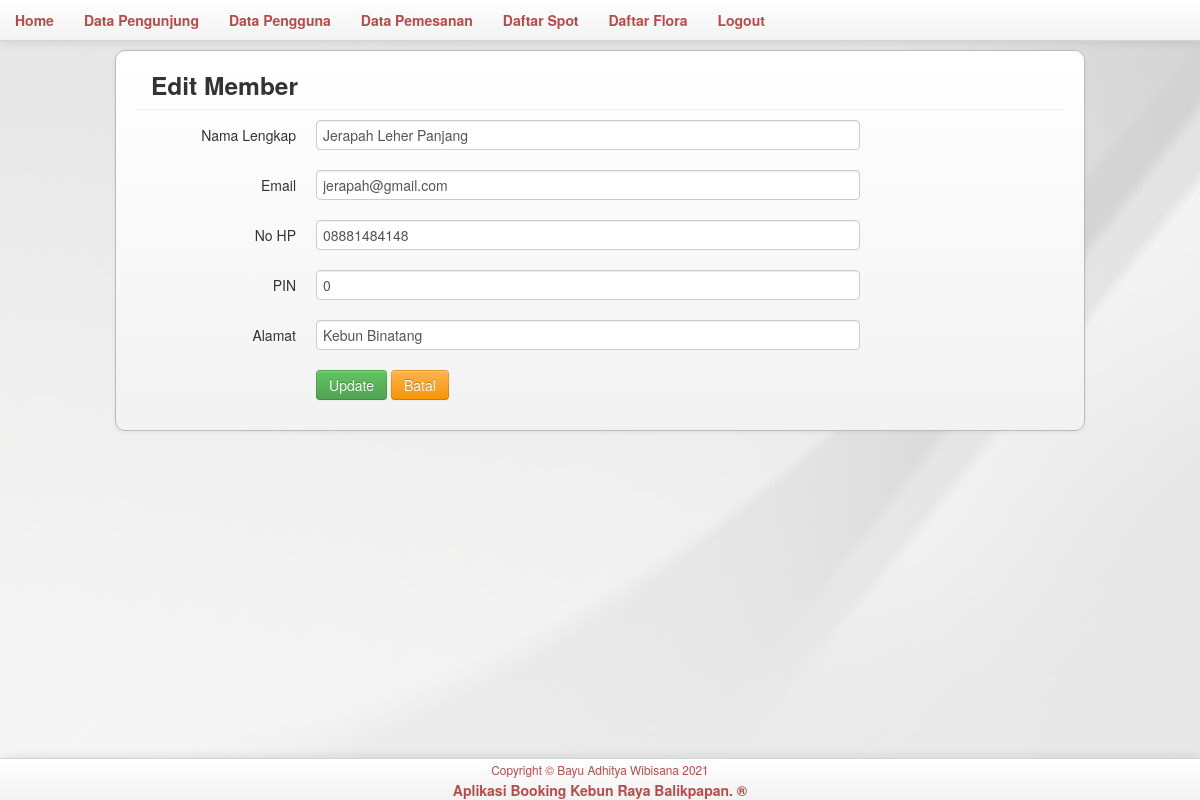
/adm/data_pengguna.update.php?kode=3 (signed in), run on the app's committed database.
### tables this page shows
CREATE TABLE `data_pengguna` (
  `id_pengguna` int(10) NOT NULL,
  `email` varchar(50) NOT NULL,
  `pin` int(10) NOT NULL,
  `no_hp` varchar(25) NOT NULL,
  `jenis_kelamin` varchar(10) NOT NULL,
  `nama_lengkap` varchar(50) NOT NULL,
  `alamat` text NOT NULL
);

### adm/data_pengguna.update.php (the view, shortened to what this page needs)
<?php
include_once('admin.session.php');
$kode    = $_GET['kode'];
$sql    = mysqli_query($conn, "SELECT * FROM data_pengguna where id_pengguna='$kode'");
$data    = mysqli_fetch_array($sql);
if (mysqli_num_rows($sql) > 0) {
?>
    <!DOCTYPE html>
    <html lang="en">
    <head>
        <link href="css/bootstrap.min.css" rel="stylesheet" media="screen">
    </head>
    <body>
        <?php
        include_once('menu.php');
        ?>
        <div class="container">
            <div class="navbar-inner" style="border:1px solid #bbb; border-radius:10px; padding:10px 20px 10px 20px; margin-top:50px; margin-left:auto; margin-right:auto;">
                <div class="modal-header">
                    <h3>Edit Member</h3>
                </div>
                <div style="margin-top:10px;">
                    <form class="form-horizontal" name="form1" method="post" action="" enctype="multipart/form-data">
                        <div class="control-group">
                            <label class="control-label" for="kode">Nama Lengkap</label>
                            <div class="controls">
                                <input name="nama_lengkap" type="text" id="nama" class="input-xxlarge" value='<?php echo "$data[nama_lengkap]"; ?>'>
                            </div>
                        </div>
                        <div class="control-group">
                            <label class="control-label" for="nama">Email</label>
                            <div class="controls">
                                <input name="email" type="text" id="jk" class="input-xxlarge" value='<?php echo "$data[email]"; ?>'>
                            </div>
                        </div>
                        <div class="control-group">
                            <label class="control-label" for="nama">No HP</label>
                            <div class="controls">
                                <input name="no_hp" type="text" id="email" class="input-xxlarge" value='<?php echo "$data[no_hp]"; ?>'>
                            </div>
                        </div>
                        <div class="control-group">
                            <label class="control-label" for="nama">PIN</label>
                            <div class="controls">
                                <input name="pin" type="text" id="email" class="input-xxlarge" value='<?php echo "$data[pin]"; ?>'>
                            </div>
                        </div>
                        <div class="control-group">
                            <label class="control-label" for="nama">Alamat</label>
                            <div class="controls">
                                <input name="alamat" type="text" id="nohp" class="input-xxlarge" value='<?php echo "$data[alamat]"; ?>'>
                            </div>
                        </div>
                        <div class="control-group">
                            <label class="control-label" for="update"></label>
                            <div class="controls">
                                <input name="update" type="submit" id="update" value="Update" class="btn btn-success">
                                <input name="batal" type="submit" id="batal" value="Batal" class="btn btn-warning">
                            </div>
                        </div>
                    <?php }
                    ?>
                    </form>
                </div>
            </div>
        </div>
        <br><br><br><br>
        <?php include_once('../footer.php'); ?>
    </body>
    </html>

### adm/data_pengguna.update.php (style rules this page uses)
body { background-image: url(../img/body.jpg); background-repeat: repeat; background-attachment: fixed; }

### data on the page
data_pengguna: nama_lengkap "Jerapah Leher Panjang", email "jerapah@gmail.com", no_hp "08881484148", pin "0", alamat "Kebun Binatang"
